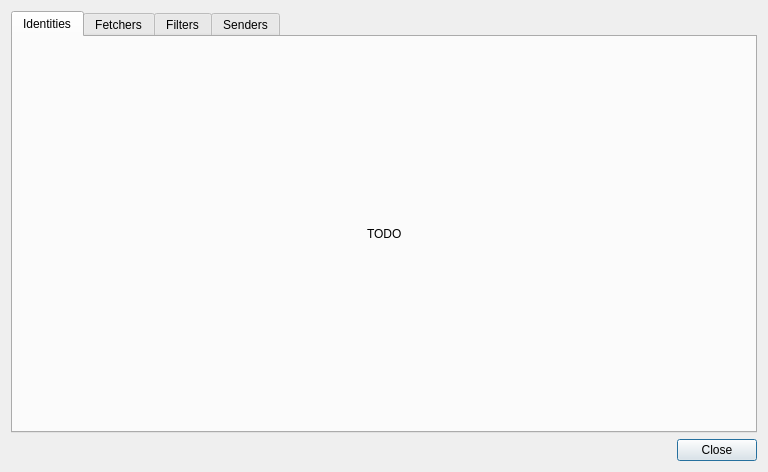
<?xml version="1.0" encoding="UTF-8"?>
<ui version="4.0">
 <class>Dialog</class>
 <widget class="QDialog" name="Dialog">
  <property name="windowModality">
   <enum>Qt::WindowModal</enum>
  </property>
  <property name="geometry">
   <rect>
    <x>0</x>
    <y>0</y>
    <width>768</width>
    <height>472</height>
   </rect>
  </property>
  <property name="windowTitle">
   <string>Plugins configuration</string>
  </property>
  <layout class="QVBoxLayout" name="verticalLayout_2">
   <item>
    <widget class="QTabWidget" name="tabWidget">
     <property name="currentIndex">
      <number>0</number>
     </property>
     <widget class="QWidget" name="tabIdentities">
      <attribute name="title">
       <string>Identities</string>
      </attribute>
      <layout class="QHBoxLayout" name="horizontalLayout_4">
       <item>
        <spacer name="horizontalSpacer">
         <property name="orientation">
          <enum>Qt::Horizontal</enum>
         </property>
         <property name="sizeHint" stdset="0">
          <size>
           <width>40</width>
           <height>20</height>
          </size>
         </property>
        </spacer>
       </item>
       <item>
        <widget class="QLabel" name="label">
         <property name="text">
          <string>TODO</string>
         </property>
        </widget>
       </item>
       <item>
        <spacer name="horizontalSpacer_2">
         <property name="orientation">
          <enum>Qt::Horizontal</enum>
         </property>
         <property name="sizeHint" stdset="0">
          <size>
           <width>40</width>
           <height>20</height>
          </size>
         </property>
        </spacer>
       </item>
      </layout>
     </widget>
     <widget class="QWidget" name="tabFetchers">
      <attribute name="title">
       <string>Fetchers</string>
      </attribute>
      <layout class="QHBoxLayout" name="horizontalLayout">
       <item>
        <widget class="PluginsConf" name="fetchersConf" native="true"/>
       </item>
      </layout>
     </widget>
     <widget class="QWidget" name="tabFilters">
      <attribute name="title">
       <string>Filters</string>
      </attribute>
      <layout class="QHBoxLayout" name="horizontalLayout_2">
       <item>
        <widget class="PluginsConf" name="filtersConf" native="true"/>
       </item>
      </layout>
     </widget>
     <widget class="QWidget" name="tabSenders">
      <attribute name="title">
       <string>Senders</string>
      </attribute>
      <layout class="QHBoxLayout" name="horizontalLayout_3">
       <item>
        <widget class="PluginsConf" name="sendersConf" native="true"/>
       </item>
      </layout>
     </widget>
    </widget>
   </item>
   <item>
    <widget class="QDialogButtonBox" name="buttonBox">
     <property name="orientation">
      <enum>Qt::Horizontal</enum>
     </property>
     <property name="standardButtons">
      <set>QDialogButtonBox::Close</set>
     </property>
    </widget>
   </item>
  </layout>
 </widget>
 <customwidgets>
  <customwidget>
   <class>PluginsConf</class>
   <extends>QWidget</extends>
   <header>.plugins_conf</header>
   <container>1</container>
  </customwidget>
 </customwidgets>
 <resources/>
 <connections>
  <connection>
   <sender>buttonBox</sender>
   <signal>accepted()</signal>
   <receiver>Dialog</receiver>
   <slot>accept()</slot>
   <hints>
    <hint type="sourcelabel">
     <x>257</x>
     <y>462</y>
    </hint>
    <hint type="destinationlabel">
     <x>157</x>
     <y>274</y>
    </hint>
   </hints>
  </connection>
  <connection>
   <sender>buttonBox</sender>
   <signal>rejected()</signal>
   <receiver>Dialog</receiver>
   <slot>reject()</slot>
   <hints>
    <hint type="sourcelabel">
     <x>325</x>
     <y>462</y>
    </hint>
    <hint type="destinationlabel">
     <x>286</x>
     <y>274</y>
    </hint>
   </hints>
  </connection>
 </connections>
</ui>
